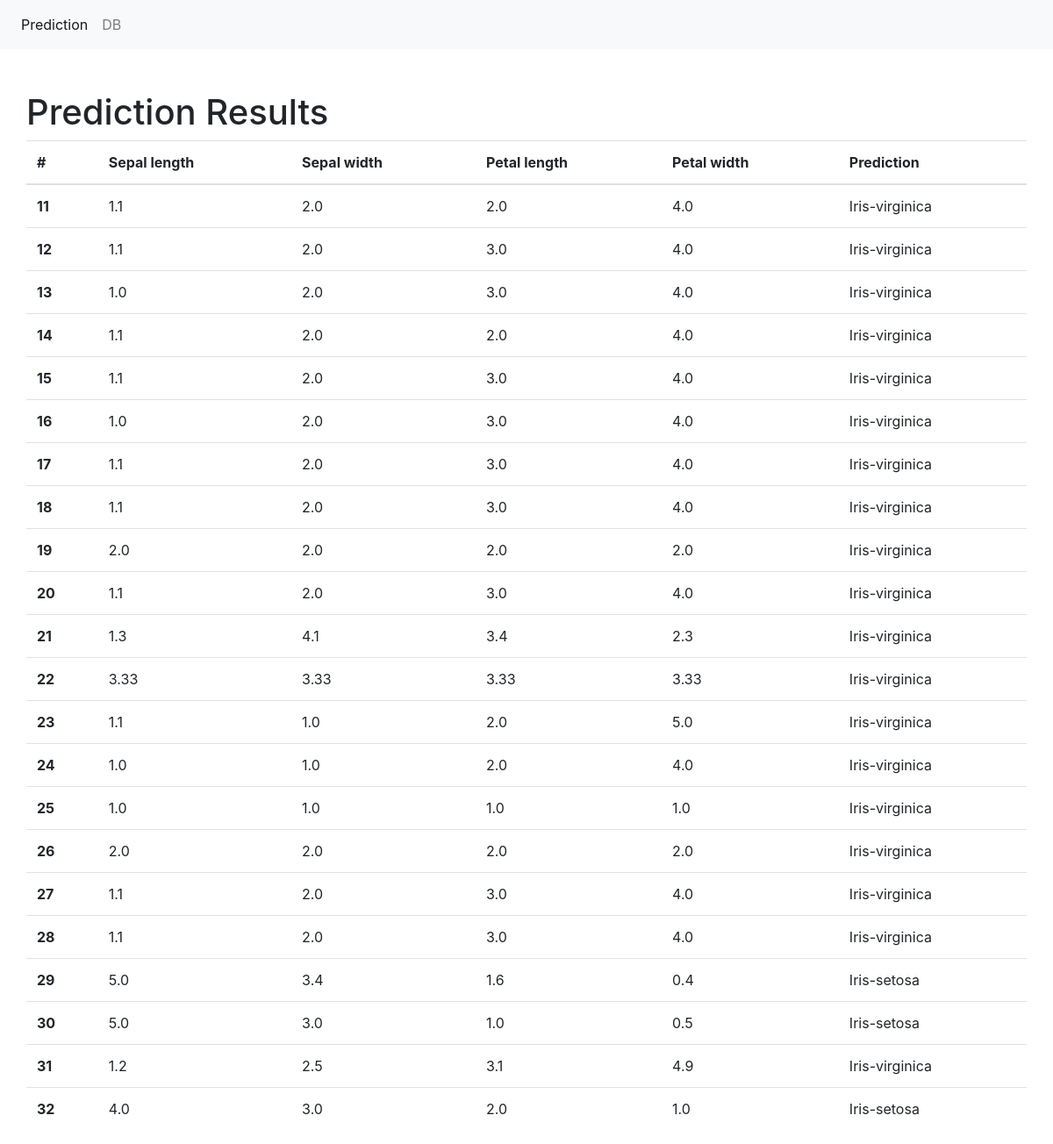
Before: /results/ with the older database file.
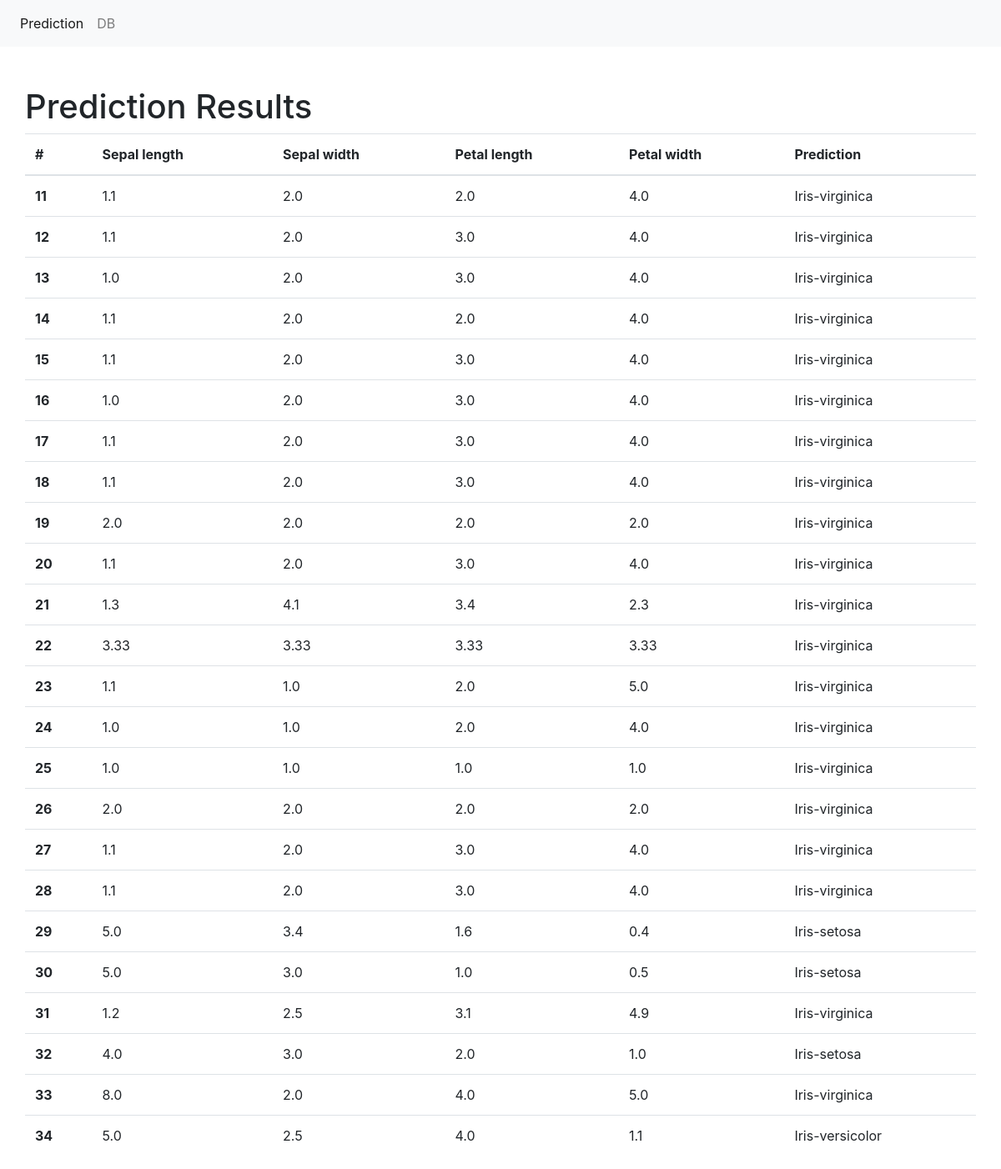
After: the same page with the newer database file.
### predict/models.py (models this page shows, shortened)
class PredResults(models.Model):
    sepal_length = models.FloatField()
    sepal_width = models.FloatField()
    petal_length = models.FloatField()
    petal_width = models.FloatField()
    classification = models.CharField(max_length=30)

### predict/views.py (the view)
# urls.py: path('results/', views.view_results, name='results'),
def view_results(request):
    data = {"dataset": PredResults.objects.all()}
    return render(request, "results.html", data)

### templates/results.html
{% extends "base.html" %}
{% block main %}
    <div class="container pt-5">
        <div class="row">
        <h1>Prediction Results</h1>
            <table class="table">
                <thead>
                <tr>
                <th scope="col">#</th>
                <th scope="col">Sepal length</th>
                <th scope="col">Sepal width</th>
                <th scope="col">Petal length</th>
                <th scope="col">Petal width</th>
                <th scope="col">Prediction</th>
                </tr>
                </thead>
                <tbody>
                {% for data in dataset %}
                    <tr>
                    <th scope="row">{{ data.id }}</th>
                    <td>{{ data.sepal_length }}</td>
                    <td>{{ data.sepal_width }}</td>
                    <td>{{ data.petal_length }}</td>
                    <td>{{ data.petal_width }}</td>
                    <td>{{ data.classification }}</td>
                    </tr>
                {% endfor %}
                </tbody>
            </table>
        </div>
    </div>
{% endblock %}

### templates/base.html (shortened to what this page needs)
<!doctype html>
<html lang="en">
    <head>
    <link rel="stylesheet" href="https://stackpath.bootstrapcdn.com/bootstrap/4.4.1/css/bootstrap.min.css">
    </head>
    <body>
    <nav class="navbar navbar-expand-lg navbar-light bg-light">
        <div class="collapse navbar-collapse" id="navbarSupportedContent">
            <ul class="navbar-nav mr-auto">
                <li class="nav-item active">
                    <a class="nav-link" href="/">Prediction <span class="sr-only">(current)</span></a>
                </li>
                <li class="nav-item">
                    <a class="nav-link" href="/results">DB</a>
                </li>
            </ul>
        </div>
    </nav>
    {% block main %}
    {% endblock %}
    </body>
</html>

Changed rows visible on the page:
added PredResults: id "33", sepal_length "8.0", sepal_width "2.0", petal_length "4.0", petal_width "5.0", classification "Iris-virginica"
added PredResults: id "34", sepal_length "5.0", sepal_width "2.5", petal_length "4.0", petal_width "1.1", classification "Iris-versicolor"
